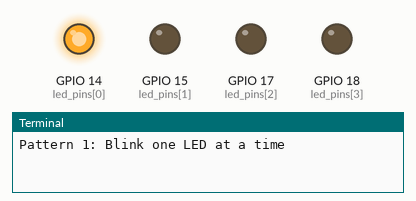
Recording of a program running on a simulated Raspberry Pi (BCM pin numbers). Parts: output pins drawn as LEDs (lit = HIGH), the last lines printed to the terminal.

Above: at 0.2 s.
At 1.2 s:
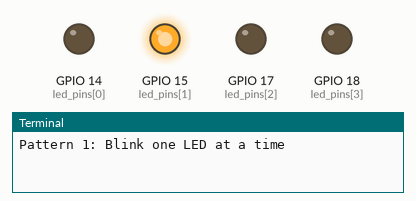
At 2.2 s:
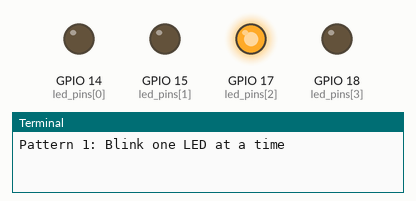
At 4.5 s:
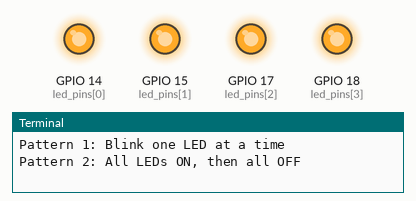
At 5.5 s:
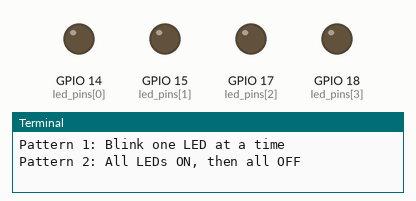
At 9.2 s:
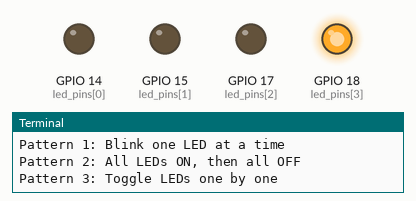
Timing chart, 0 to 14.3 s (numbered marks = the images above):
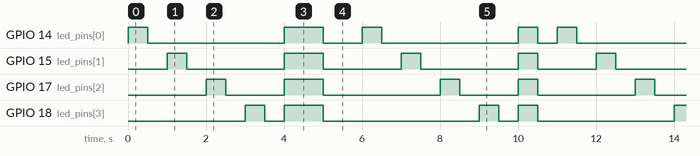

The program:

LED.py
```python
import RPi.GPIO as GPIO
import time

# Setup
GPIO.setmode(GPIO.BCM)  # Use BCM GPIO numbering
GPIO.setwarnings(False)

# Define GPIO pins for the LEDs
led_pins = [14, 15, 17, 18]

# Set all LED pins as output
for pin in led_pins:
    GPIO.setup(pin, GPIO.OUT)

# Pattern 1: Blink one LED at a time
def pattern_1():
    for pin in led_pins:
        GPIO.output(pin, GPIO.HIGH)  # Turn LED on
        time.sleep(0.5)
        GPIO.output(pin, GPIO.LOW)   # Turn LED off
        time.sleep(0.5)

# Pattern 2: All LEDs ON, then all OFF
def pattern_2():
    for pin in led_pins:
        GPIO.output(pin, GPIO.HIGH)  # All LEDs on
    time.sleep(1)
    for pin in led_pins:
        GPIO.output(pin, GPIO.LOW)   # All LEDs off
    time.sleep(1)

# Pattern 3: Toggle one by one (On-Off for each LED)
def pattern_3():
    for pin in led_pins:
        GPIO.output(pin, GPIO.HIGH)  # Turn LED on
        time.sleep(0.5)
        GPIO.output(pin, GPIO.LOW)   # Turn LED off
        time.sleep(0.5)

# Pattern 4: Toggle all LEDs simultaneously
def pattern_4():
    for pin in led_pins:
        GPIO.output(pin, GPIO.HIGH)  # Turn all LEDs on
    time.sleep(0.5)
    for pin in led_pins:
        GPIO.output(pin, GPIO.LOW)   # Turn all LEDs off
    time.sleep(0.5)

# Main function to run the patterns
try:
    while True:
        print("Pattern 1: Blink one LED at a time")
        pattern_1()

        print("Pattern 2: All LEDs ON, then all OFF")
        pattern_2()

        print("Pattern 3: Toggle LEDs one by one")
        pattern_3()

        print("Pattern 4: Toggle all LEDs simultaneously")
        pattern_4()

except KeyboardInterrupt:
    print("Exiting program")

finally:
    GPIO.cleanup()  # Clean up GPIO on exit
```

Measured:
- by itself, GPIO 15 (led_pins[1]): repeats every 11.0 s: LOW 2.5 s, HIGH 1.0 s, LOW 2.0 s, HIGH 0.50 s, LOW 2.5 s, HIGH 0.50 s, LOW 1.5 s, HIGH 0.50 s
- by itself, GPIO 17 (led_pins[2]): repeats every 11.0 s: LOW 1.5 s, HIGH 1.0 s, LOW 3.0 s, HIGH 0.50 s, LOW 1.5 s, HIGH 0.50 s, LOW 2.5 s, HIGH 0.50 s
- by itself, GPIO 14 (led_pins[0]): repeats every 11.0 s: LOW 3.5 s, HIGH 1.0 s, LOW 1.0 s, HIGH 0.50 s, LOW 3.5 s, HIGH 0.50 s, LOW 0.50 s, HIGH 0.50 s
- by itself, GPIO 18 (led_pins[3]): repeats every 11.0 s: LOW 0.50 s, HIGH 1.0 s, LOW 4.0 s, HIGH 0.50 s, LOW 0.50 s, HIGH 0.50 s, LOW 3.5 s, HIGH 0.50 s
